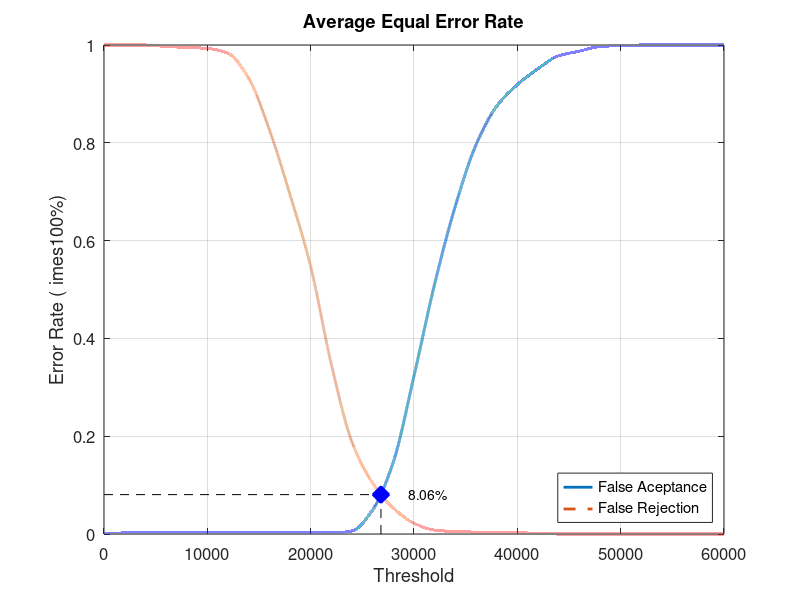
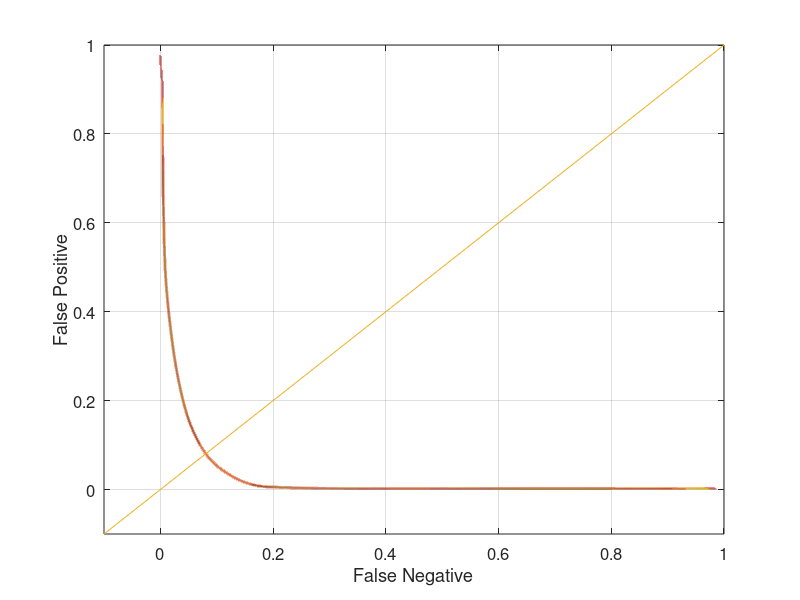

MATLAB code for these plots, in order:
close all;
clear;
clc;
x = 0:2000:60000;
xq = 0:0.5:60000;

y0 = [0 0.00210526 0.00210526 0.00210526 0.00210526 0.00210526 0.00210526 0.00210526 0.00210526 0.00210526 0.00210526 0.00210526 0.00631579 0.0494737 0.147368 0.323158 0.511579 0.670526 0.795789 0.874737 0.918947 0.951579 0.977895 0.987368 0.996842 0.998947 1 1 1 1 1]
yy0 = interp1(x, y0, xq, 'pchip');
y1 = [1 1 1 0.997 0.995 0.993 0.983 0.932 0.827 0.694 0.547 0.347 0.188 0.104 0.053 0.022 0.008 0.005 0.004 0.004 0.003 0.001 0 0 0 0 0 0 0 0 0]
yy1 = interp1(x, y1, xq, 'pchip');

% Calculating EER: 
y2 = abs(y0 - y1);
find(y2 == min(y2))
yy2 = abs(yy0 - yy1);
xEER = find(yy2 == min(yy2));
xEERIndex = xq(xEER) % X-axis EER
yEER = yy0(xEER) % Y-axis EER

main = figure
plot(xq, yy0,'-','LineWidth', 2);	hold on
plot(xq, yy1,'--','LineWidth', 2);	hold on
plot([xEERIndex xEERIndex], [0 yEER], 'k--');	hold on
plot([0 xEERIndex], [yEER yEER], 'k--');	hold on
plot(xEERIndex, yEER, 'bx', 'LineWidth', 10);	hold on
text(xEERIndex + 10 * xEERIndex / 100, yEER, [num2str(round((10000 * yEER)) / 100) '%'])
legend('False Aceptance', 'False Rejection', 'Location', 'SouthEast')
xlabel('Threshold')
ylabel('Error Rate (	imes100%)')
title('Average Equal Error Rate')
set(gca, 'FontSize', 12)
axis([0 60000 0 1])
grid on

print(main, 'Database4AverageMain', '-dpng');
FNRxFPR = figure('Color', [1 1 1]);
plot(yy1, yy0, '-', yy1, yy0, 'LineWidth', 2);
hold on
y = -0.1:0.1:1
plot(y, y); 
set(gca, 'FontSize', 12)
xlabel('False Negative')
ylabel('False Positive')
axis([-0.1 1 -0.1 1])
set(gca, 'FontSize', 12)
grid on

print(FNRxFPR, 'Database4AverageFNRxFPR','-dpng');
